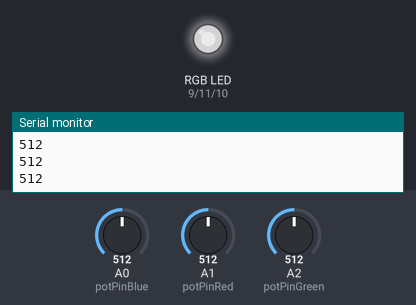
The sketch below on a simulated Arduino Uno, built with avr-gcc and run on an emulated ATmega328P. On the bench: an RGB LED mixed from three pins (HIGH = lit), the last lines printed to the serial monitor. The test bench sets the inputs (shaded band); at power-on: A0 (potPinBlue) = 512, A2 (potPinGreen) = 512, A1 (potPinRed) = 512. Dim RGB values are drawn brighter than linear.

Above: at 1.2 s.
1.3 s: A0 (potPinBlue) set to 716
At 2.0 s:
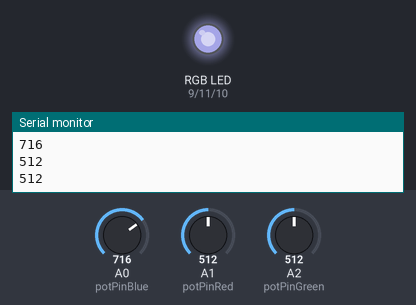
2.8 s: A2 (potPinGreen) set to 716
At 3.1 s:
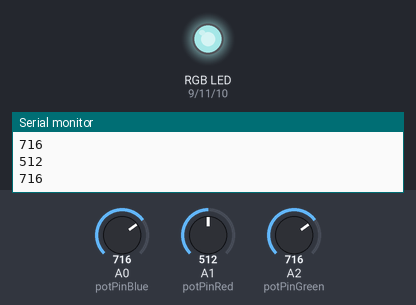
4.3 s: A1 (potPinRed) set to 900
At 5.3 s:
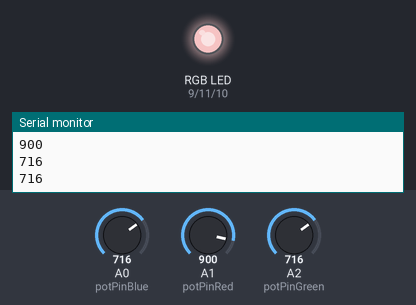
5.8 s: A1 (potPinRed) set to 716
At 7.0 s:
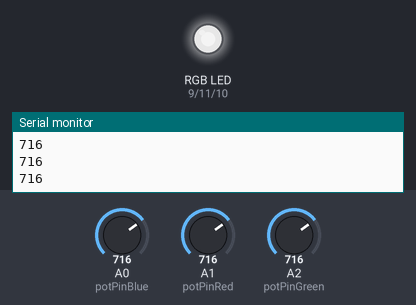
7.3 s: A0 (potPinBlue) set to 511
At 8.0 s:
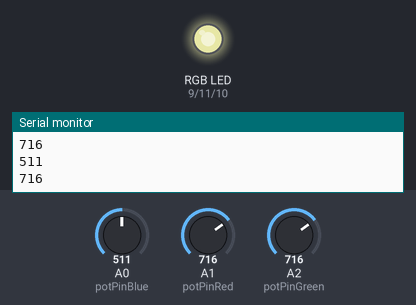
8.8 s: A2 (potPinGreen) set to 1023
At 9.1 s:
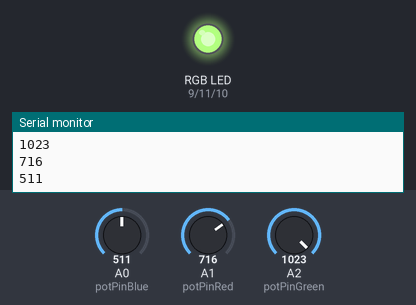
Timing chart, 0 to 11.3 s (numbered marks = the images above; inputs shaded):
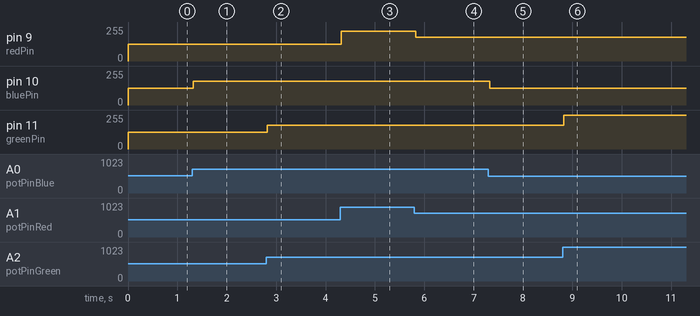

The sketch:

analogRGBControl.ino
```cpp
int redPin=9;
int greenPin=11;
int bluePin=10;
int potPinBlue=A0;
int potPinRed=A1;
int potPinGreen=A2;
int potValueBlue=0;
int potValueRed=0;
int potValueGreen=0;
int ledValueBlue=0;
int ledValueRed=0;
int ledValueGreen=0;

void setColor(int red,int green,int blue)
{
  analogWrite(redPin,red);
  analogWrite(bluePin,blue);
  analogWrite(greenPin,green);
}
void setup() {
  // put your setup code here, to run once:
  pinMode(potPinBlue, INPUT);
  pinMode(potPinRed, INPUT);
  pinMode(potPinGreen, INPUT);
  pinMode(redPin,OUTPUT);
  pinMode(bluePin,OUTPUT);
  pinMode(greenPin,OUTPUT);
  Serial.begin(9600);
}

void loop() {

  potValueBlue=analogRead(potPinBlue);
  potValueRed=analogRead(potPinRed);
  potValueGreen=analogRead(potPinGreen);
  ledValueBlue=map(potValueBlue,0,1023,0,255);
  ledValueRed=map(potValueRed,0,1023,0,255);
  ledValueGreen=map(potValueGreen,0,1023,0,255);
  Serial.println(potValueRed);
  Serial.println(potValueBlue);
  Serial.println(potValueGreen);
  setColor(ledValueRed,ledValueGreen,ledValueBlue);
  // put your main code here, to run repeatedly:

}
```

Measured:
- after the input at 1.3 s, pin 10 (bluePin): 127/255 → 178/255 at once
- after the input at 2.8 s, pin 11 (greenPin): 127/255 → 178/255 at once
- after the input at 4.3 s, pin 9 (redPin): 127/255 → 224/255 at once
- after the input at 5.8 s, pin 9 (redPin): 224/255 → 178/255 at once
- after the input at 7.3 s, pin 10 (bluePin): 178/255 → 127/255 at once
- after the input at 8.8 s, pin 11 (greenPin): 178/255 → 255/255 at once
